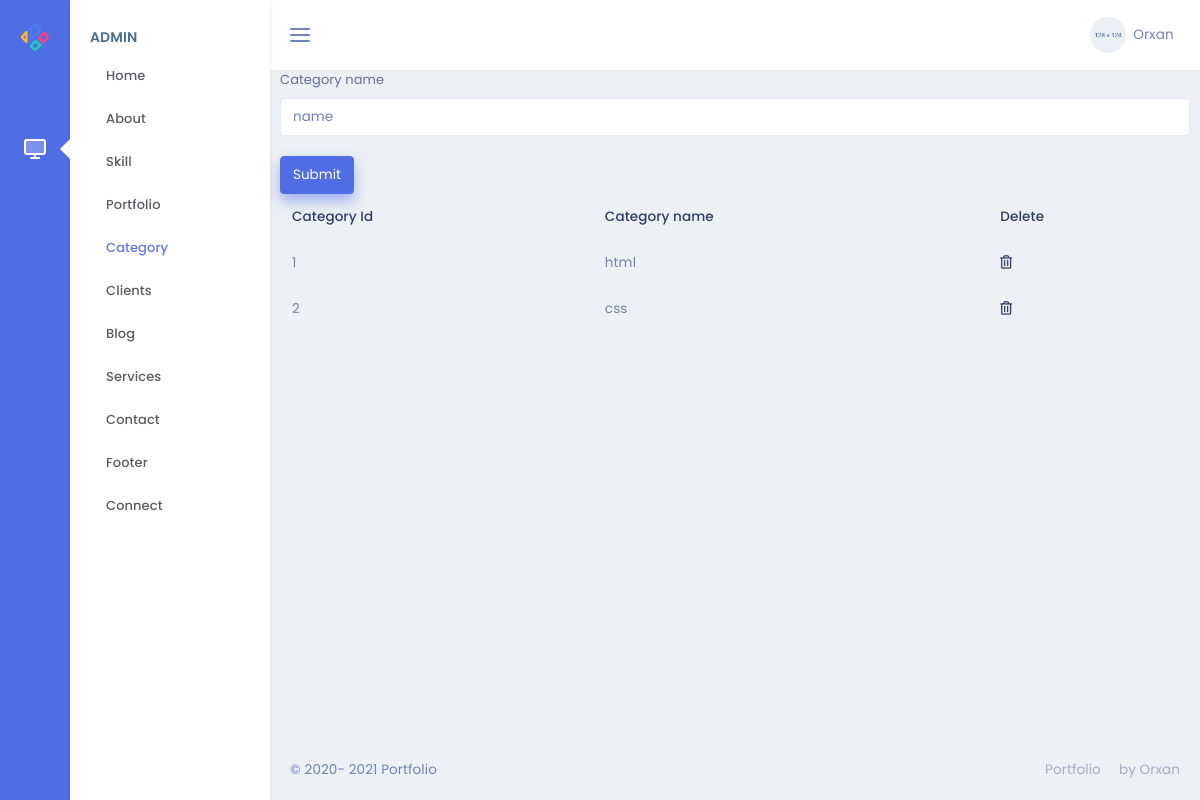
Screenshot of /admin/category with the database file from the repository.
### models.py (models this page shows)
class Category(db.Model):
    category_id = db.Column(db.Integer, primary_key=True)
    category_name = db.Column(db.String,nullable=False)
    portfolies = db.relationship('Portfolio',backref='category',lazy=True)

### admin/routes.py (the view)
@admin.route('/category' , methods=["GET","POST"])
def categoriespages():
    categories=Category.query.all()
    if request.method == "POST":
        categories=Category(category_name=request.form["name"])
        db.session.add(categories)
        db.session.commit()
        return redirect('/admin/category')
    return render_template('/admin/Category/category.html',categories=categories)

### admin/templates/admin/Category/category.html
{% extends "admin/base.html" %}
{% block content %}
<form action="/admin/category" method="POST">
    <div class="form-group">
        <label for="name">Category name</label>
        <input type="name" class="form-control" name="name" id="name" placeholder="name">
    </div>
    <button type="submit" class="btn btn-primary">Submit</button>
</form>
<table class="table">
    <thead>
        <tr>
            <th scope="col">Category Id</th>
            <th scope="col">Category name</th>
            <th scope="col">Delete</th>
        </tr>
    </thead>
    <tbody>
        {% for category in categories %}
        <tr>
            <td>{{category.category_id}}</td>
            <td>{{category.category_name}}</td>
            <td><a href="/admin/category/{{category.category_id}}"><i class="far fa-trash-alt"></i></a></td>
        </tr>
        {% endfor %}
    </tbody>
</table>
{% endblock %}

### rows the page displays
Category: category_id "1", category_name "html"
Category: category_id "2", category_name "css"
